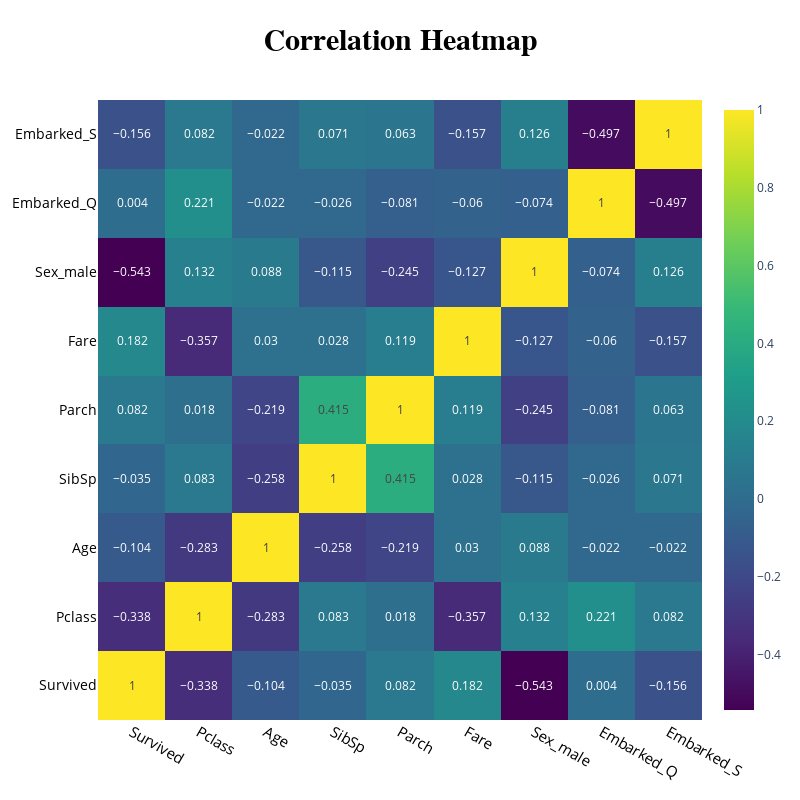

The cell this chart's notebook holds for it:
### Markdown cell above
### Preprocessing: Correlation between the variables

### Code cell
# Compute the correlation matrix
corr_matrix = df.corr()
corr_matrix_round = corr_matrix.round(3)
# Creating the heatmap using plotly
fig = go.Figure(data=go.Heatmap(
                z=np.array(corr_matrix_round),
                x=corr_matrix.columns,
                y=corr_matrix.index,
                colorscale = 'viridis',
                texttemplate="%{z}"
                
))

fig.update_xaxes(tickfont_size=15, color ='black')
fig.update_yaxes(tickfont_size=14, color ='black')

# Customizing the heatmap layout
fig.update_layout(
    title="<b>Correlation Heatmap</b>",title_font_family="Times New Roman",title_font=dict(size=30),title_font_color="black",
    title_x=0.5, 
   )
fig.layout.height = 800
fig.layout.width = 800

# Display the heatmap
fig.show()

### Figure 1 — Plotly figure (JSON) as saved in the notebook; plotly's stock layout.template omitted (floating-point values rounded to 4 significant figures)
{"data": [{"colorscale": [[0, "#440154"], [0.1111, "#482878"], [0.2222, "#3e4989"], [0.3333, "#31688e"], [0.4444, "#26828e"], [0.5556, "#1f9e89"], [0.6667, "#35b779"], [0.7778, "#6ece58"], [0.8889, "#b5de2b"], [1, "#fde725"]], "texttemplate": "%{z}", "type": "heatmap", "x": ["Survived", "Pclass", "Age", "SibSp", "Parch", "Fare", "Sex_male", "Embarked_Q", "Embarked_S"], "y": ["Survived", "Pclass", "Age", "SibSp", "Parch", "Fare", "Sex_male", "Embarked_Q", "Embarked_S"], "z": [[1, -0.338, -0.104, -0.035, 0.082, 0.182, -0.543, 0.004, -0.156], [-0.338, 1, -0.283, 0.083, 0.018, -0.357, 0.132, 0.221, 0.082], [-0.104, -0.283, 1, -0.258, -0.219, 0.03, 0.088, -0.022, -0.022], [-0.035, 0.083, -0.258, 1, 0.415, 0.028, -0.115, -0.026, 0.071], [0.082, 0.018, -0.219, 0.415, 1, 0.119, -0.245, -0.081, 0.063], [0.182, -0.357, 0.03, 0.028, 0.119, 1, -0.127, -0.06, -0.157], [-0.543, 0.132, 0.088, -0.115, -0.245, -0.127, 1, -0.074, 0.126], [0.004, 0.221, -0.022, -0.026, -0.081, -0.06, -0.074, 1, -0.497], [-0.156, 0.082, -0.022, 0.071, 0.063, -0.157, 0.126, -0.497, 1]]}], "layout": {"height": 800, "title": {"font": {"color": "black", "family": "Times New Roman", "size": 30}, "text": "<b>Correlation Heatmap</b>", "x": 0.5}, "width": 800, "xaxis": {"autorange": true, "color": "black", "range": [-0.5, 8.5], "tickfont": {"size": 15}, "type": "category"}, "yaxis": {"autorange": true, "color": "black", "range": [-0.5, 8.5], "tickfont": {"size": 14}, "type": "category"}}}
